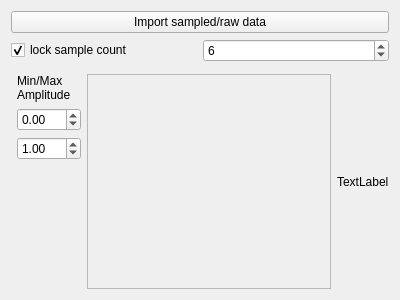
<?xml version="1.0" encoding="UTF-8"?>
<ui version="4.0">
 <class>SpectralColorPicker</class>
 <widget class="QWidget" name="SpectralColorPicker">
  <property name="geometry">
   <rect>
    <x>0</x>
    <y>0</y>
    <width>400</width>
    <height>300</height>
   </rect>
  </property>
  <property name="windowTitle">
   <string>Form</string>
  </property>
  <layout class="QVBoxLayout" name="verticalLayout">
   <item>
    <layout class="QHBoxLayout" name="horizontalLayout_2">
     <property name="spacing">
      <number>0</number>
     </property>
     <property name="bottomMargin">
      <number>0</number>
     </property>
     <item>
      <widget class="QPushButton" name="importRawDataButton">
       <property name="text">
        <string>Import sampled/raw data</string>
       </property>
      </widget>
     </item>
    </layout>
   </item>
   <item>
    <layout class="QHBoxLayout" name="horizontalLayout">
     <item>
      <widget class="QCheckBox" name="lockSampleCount">
       <property name="text">
        <string>lock sample count</string>
       </property>
       <property name="checked">
        <bool>true</bool>
       </property>
      </widget>
     </item>
     <item>
      <widget class="QSpinBox" name="sampleCount">
       <property name="minimum">
        <number>1</number>
       </property>
       <property name="maximum">
        <number>300</number>
       </property>
       <property name="value">
        <number>6</number>
       </property>
      </widget>
     </item>
    </layout>
   </item>
   <item>
    <widget class="picogen::qt4::SpectralCurve" name="spectralCurve" native="true"/>
   </item>
   <item>
    <layout class="QHBoxLayout" name="horizontalLayout_3">
     <item>
      <layout class="QVBoxLayout" name="verticalLayout_3">
       <property name="leftMargin">
        <number>6</number>
       </property>
       <item>
        <widget class="QLabel" name="label">
         <property name="text">
          <string>Min/Max
Amplitude</string>
         </property>
        </widget>
       </item>
       <item>
        <widget class="QDoubleSpinBox" name="minAmp">
         <property name="sizePolicy">
          <sizepolicy hsizetype="Minimum" vsizetype="Fixed">
           <horstretch>0</horstretch>
           <verstretch>0</verstretch>
          </sizepolicy>
         </property>
         <property name="maximumSize">
          <size>
           <width>64</width>
           <height>16777215</height>
          </size>
         </property>
         <property name="minimum">
          <double>-1000000.000000000000000</double>
         </property>
         <property name="maximum">
          <double>1000000.000000000000000</double>
         </property>
         <property name="singleStep">
          <double>0.100000000000000</double>
         </property>
        </widget>
       </item>
       <item>
        <widget class="QDoubleSpinBox" name="maxAmp">
         <property name="sizePolicy">
          <sizepolicy hsizetype="Minimum" vsizetype="Fixed">
           <horstretch>0</horstretch>
           <verstretch>0</verstretch>
          </sizepolicy>
         </property>
         <property name="maximumSize">
          <size>
           <width>64</width>
           <height>16777215</height>
          </size>
         </property>
         <property name="minimum">
          <double>-1000000.000000000000000</double>
         </property>
         <property name="maximum">
          <double>1000000.000000000000000</double>
         </property>
         <property name="singleStep">
          <double>0.100000000000000</double>
         </property>
         <property name="value">
          <double>1.000000000000000</double>
         </property>
        </widget>
       </item>
       <item>
        <spacer name="verticalSpacer">
         <property name="orientation">
          <enum>Qt::Vertical</enum>
         </property>
         <property name="sizeHint" stdset="0">
          <size>
           <width>20</width>
           <height>40</height>
          </size>
         </property>
        </spacer>
       </item>
      </layout>
     </item>
     <item>
      <widget class="QScrollArea" name="scrollArea">
       <property name="widgetResizable">
        <bool>true</bool>
       </property>
       <widget class="QWidget" name="scrollAreaWidgetContents">
        <property name="geometry">
         <rect>
          <x>0</x>
          <y>0</y>
          <width>241</width>
          <height>194</height>
         </rect>
        </property>
        <layout class="QVBoxLayout" name="verticalLayout_2">
         <item>
          <widget class="picogen::qt4::SpectrumDisplay" name="widget_2" native="true"/>
         </item>
         <item>
          <layout class="QHBoxLayout" name="slidersLayout"/>
         </item>
        </layout>
       </widget>
      </widget>
     </item>
     <item>
      <widget class="QLabel" name="colorPreview">
       <property name="minimumSize">
        <size>
         <width>32</width>
         <height>0</height>
        </size>
       </property>
       <property name="maximumSize">
        <size>
         <width>58</width>
         <height>16777215</height>
        </size>
       </property>
       <property name="text">
        <string>TextLabel</string>
       </property>
       <property name="scaledContents">
        <bool>true</bool>
       </property>
      </widget>
     </item>
    </layout>
   </item>
  </layout>
 </widget>
 <customwidgets>
  <customwidget>
   <class>picogen::qt4::SpectrumDisplay</class>
   <extends>QWidget</extends>
   <header>spectrumdisplay.h</header>
   <container>1</container>
  </customwidget>
  <customwidget>
   <class>picogen::qt4::SpectralCurve</class>
   <extends>QWidget</extends>
   <header>spectralcurve.h</header>
   <container>1</container>
  </customwidget>
 </customwidgets>
 <resources/>
 <connections/>
</ui>
